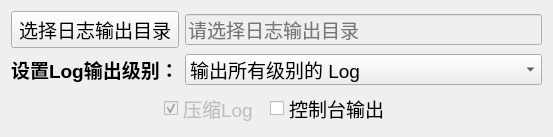
<?xml version="1.0" encoding="UTF-8"?>
<ui version="4.0">
 <class>TestLogSettingDialog</class>
 <widget class="QDialog" name="TestLogSettingDialog">
  <property name="geometry">
   <rect>
    <x>0</x>
    <y>0</y>
    <width>444</width>
    <height>113</height>
   </rect>
  </property>
  <property name="windowTitle">
   <string>日志设置</string>
  </property>
  <property name="styleSheet">
   <string notr="true"/>
  </property>
  <layout class="QVBoxLayout" name="verticalLayout">
   <item>
    <layout class="QGridLayout" name="gridLayout">
     <item row="0" column="0">
      <widget class="QPushButton" name="selectLogOutputDirBtn">
       <property name="font">
        <font>
         <pointsize>14</pointsize>
        </font>
       </property>
       <property name="focusPolicy">
        <enum>Qt::NoFocus</enum>
       </property>
       <property name="text">
        <string>选择日志输出目录</string>
       </property>
      </widget>
     </item>
     <item row="0" column="1">
      <widget class="QLineEdit" name="logDirPathLe">
       <property name="enabled">
        <bool>false</bool>
       </property>
       <property name="font">
        <font>
         <pointsize>14</pointsize>
        </font>
       </property>
       <property name="text">
        <string/>
       </property>
       <property name="placeholderText">
        <string>请选择日志输出目录</string>
       </property>
      </widget>
     </item>
     <item row="1" column="0">
      <widget class="QLabel" name="sdkVersionLabel">
       <property name="font">
        <font>
         <pointsize>14</pointsize>
         <weight>75</weight>
         <bold>true</bold>
        </font>
       </property>
       <property name="text">
        <string>设置Log输出级别：</string>
       </property>
      </widget>
     </item>
     <item row="1" column="1">
      <widget class="QComboBox" name="setLogLevelCb">
       <property name="enabled">
        <bool>true</bool>
       </property>
       <property name="font">
        <font>
         <pointsize>14</pointsize>
        </font>
       </property>
       <property name="currentIndex">
        <number>0</number>
       </property>
       <property name="maxVisibleItems">
        <number>7</number>
       </property>
       <item>
        <property name="text">
         <string>输出所有级别的 Log</string>
        </property>
       </item>
       <item>
        <property name="text">
         <string>输出 DEBUG等</string>
        </property>
       </item>
       <item>
        <property name="text">
         <string>输出 INFO等</string>
        </property>
       </item>
       <item>
        <property name="text">
         <string>只输出WARNING，ERROR 和 FATAL</string>
        </property>
       </item>
       <item>
        <property name="text">
         <string>只输出ERROR 和 FATAL </string>
        </property>
       </item>
       <item>
        <property name="text">
         <string>只输出 FATAL</string>
        </property>
       </item>
       <item>
        <property name="text">
         <string>不输出任何 SDK Log</string>
        </property>
       </item>
      </widget>
     </item>
    </layout>
   </item>
   <item>
    <layout class="QHBoxLayout" name="horizontalLayout">
     <item>
      <spacer name="horizontalSpacer">
       <property name="orientation">
        <enum>Qt::Horizontal</enum>
       </property>
       <property name="sizeHint" stdset="0">
        <size>
         <width>40</width>
         <height>20</height>
        </size>
       </property>
      </spacer>
     </item>
     <item>
      <widget class="QCheckBox" name="logCompressCb">
       <property name="enabled">
        <bool>false</bool>
       </property>
       <property name="font">
        <font>
         <pointsize>14</pointsize>
        </font>
       </property>
       <property name="text">
        <string>压缩Log </string>
       </property>
       <property name="checked">
        <bool>true</bool>
       </property>
      </widget>
     </item>
     <item>
      <widget class="QCheckBox" name="setConsoleEnabledCb">
       <property name="font">
        <font>
         <pointsize>14</pointsize>
        </font>
       </property>
       <property name="text">
        <string>控制台输出</string>
       </property>
      </widget>
     </item>
     <item>
      <spacer name="horizontalSpacer_2">
       <property name="orientation">
        <enum>Qt::Horizontal</enum>
       </property>
       <property name="sizeHint" stdset="0">
        <size>
         <width>40</width>
         <height>20</height>
        </size>
       </property>
      </spacer>
     </item>
    </layout>
   </item>
   <item>
    <spacer name="verticalSpacer">
     <property name="orientation">
      <enum>Qt::Vertical</enum>
     </property>
     <property name="sizeHint" stdset="0">
      <size>
       <width>20</width>
       <height>40</height>
      </size>
     </property>
    </spacer>
   </item>
  </layout>
 </widget>
 <resources/>
 <connections/>
</ui>
